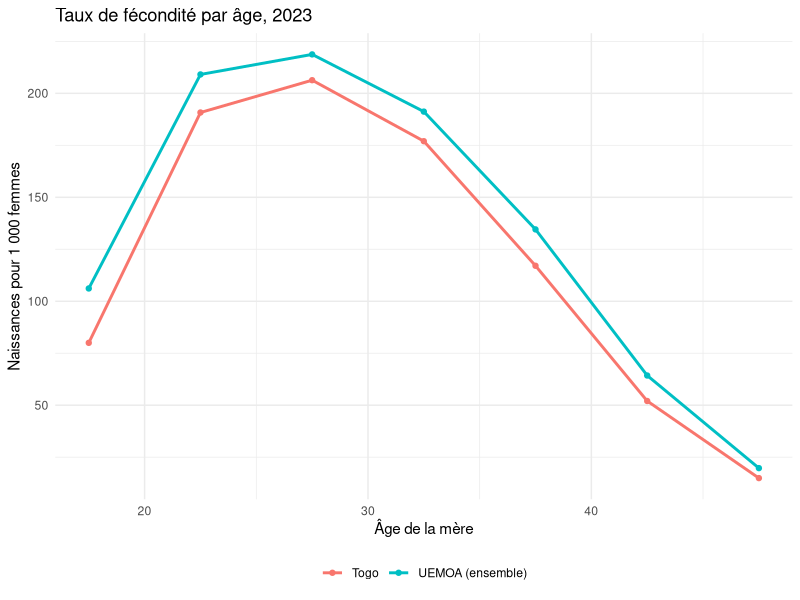
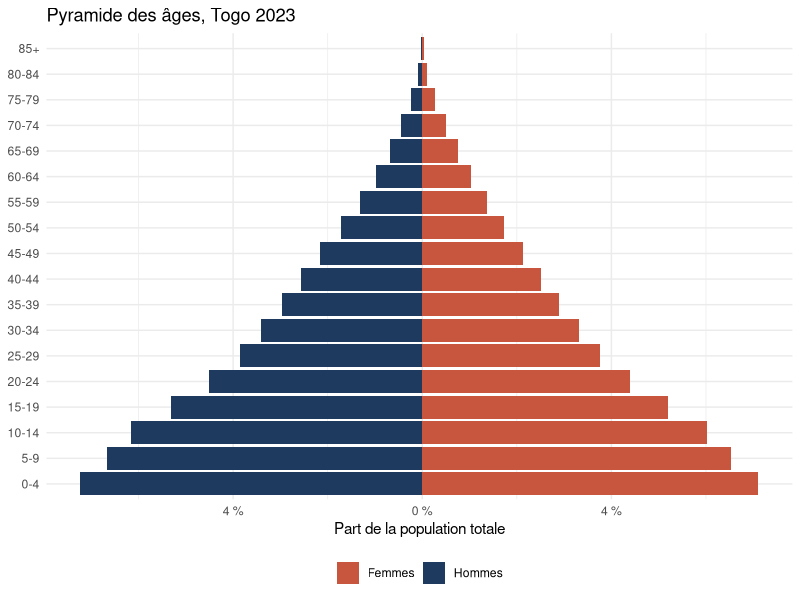

These figures' R source, in order:
## ---- chunk 1
knitr::opts_chunk$set(echo = TRUE, message = FALSE, warning = FALSE)
## ---- chunk 2
library(tidyverse)

# Choisissez votre pays : "Bénin", "Burkina Faso", "Côte d'Ivoire",
# "Guinée-Bissau", "Mali", "Niger", "Sénégal" ou "Togo"
mon_pays <- "Togo"
## ---- chunk 3
donnees <- read_csv("donnees/jour1_tableaux_uemoa_2023.csv")
officiel <- read_csv("donnees/wpp2024_uemoa_indicateurs.csv") %>%
  filter(annee == 2023)

mon_df <- donnees %>% filter(pays == mon_pays)
mon_df
## ---- chunk 4
mon_df %>%
  summarise(TBN = 1000 * sum(naissances) / sum(pop_hommes + pop_femmes))
## ---- chunk 5
fecondite <- mon_df %>%
  filter(naissances > 0) %>%
  mutate(taux = naissances / pop_femmes) %>%
  select(groupe_age, age, naissances, pop_femmes, taux)

fecondite
## ---- chunk 6
fecondite %>%
  summarise(ISF = 5 * sum(taux),
            age_moyen_maternite = sum((age + 2.5) * taux) / sum(taux))
## ---- chunk 7
officiel %>% filter(pays == mon_pays) %>% select(pays, annee, isf)
## ---- chunk 8
uemoa_fec <- donnees %>%
  filter(naissances > 0) %>%
  group_by(age, groupe_age) %>%
  summarise(naissances = sum(naissances), pop_femmes = sum(pop_femmes), .groups = "drop") %>%
  mutate(taux = naissances / pop_femmes, pays = "UEMOA (ensemble)")

bind_rows(fecondite %>% mutate(pays = mon_pays), uemoa_fec) %>%
  ggplot(aes(x = age + 2.5, y = 1000 * taux, colour = pays)) +
  geom_line(linewidth = 1) +
  geom_point() +
  labs(x = "Âge de la mère", y = "Naissances pour 1 000 femmes", colour = NULL,
       title = "Taux de fécondité par âge, 2023") +
  theme_minimal() +
  theme(legend.position = "bottom")
## ---- chunk 9
table_mortalite <- function(df, a0 = 0.3, a1 = 1.5) {
  df %>%
    arrange(age) %>%
    mutate(
      pop   = pop_hommes + pop_femmes,
      deces = deces_hommes + deces_femmes,
      n     = lead(age) - age,                       # NA pour le groupe ouvert 85+
      mx    = deces / pop,
      ax    = case_when(age == 0 ~ a0,
                        age == 1 ~ a1,
                        TRUE     ~ n / 2),
      qx    = if_else(is.na(n), 1, n * mx / (1 + (n - ax) * mx)),
      lx    = 100000 * cumprod(lag(1 - qx, default = 1)),
      dx    = lx * qx,
      Lx    = if_else(is.na(n), lx / mx, n * (lx - dx) + ax * dx),
      Tx    = rev(cumsum(rev(Lx))),
      ex    = Tx / lx
    ) %>%
    select(groupe_age, age, n, pop, deces, mx, ax, qx, lx, dx, Lx, Tx, ex)
}

ma_table <- table_mortalite(mon_df)

ma_table %>%
  mutate(across(c(mx, qx), ~ round(.x, 5)),
         across(c(lx, dx, Lx, Tx), round),
         ex = round(ex, 1))
## ---- chunk 10
l <- setNames(ma_table$lx, ma_table$age)

tibble(
  e0               = ma_table$ex[1],
  q5_pour_1000     = 1000 * (1 - l[["5"]] / l[["0"]]),
  q45_15_pour_1000 = 1000 * (1 - l[["60"]] / l[["15"]])
)
## ---- chunk 11
officiel %>% filter(pays == mon_pays) %>% select(pays, annee, e0)
## ---- chunk 12
femmes <- mon_df %>% mutate(pop_hommes = 0, deces_hommes = 0)
hommes <- mon_df %>% mutate(pop_femmes = 0, deces_femmes = 0)

tibble(e0_femmes = table_mortalite(femmes)$ex[1],
       e0_hommes = table_mortalite(hommes)$ex[1])
## ---- chunk 13
pyramide <- mon_df %>%
  mutate(age5   = if_else(age < 5, 0, age),
         groupe = if_else(age < 5, "0-4", groupe_age)) %>%
  group_by(age5, groupe) %>%
  summarise(Hommes = sum(pop_hommes), Femmes = sum(pop_femmes), .groups = "drop") %>%
  pivot_longer(c(Hommes, Femmes), names_to = "sexe", values_to = "pop") %>%
  mutate(part = 100 * pop / sum(pop),
         part = if_else(sexe == "Hommes", -part, part))

ggplot(pyramide, aes(x = part, y = reorder(groupe, age5), fill = sexe)) +
  geom_col(width = 0.9) +
  scale_x_continuous(labels = ~ paste0(abs(.x), " %")) +
  scale_fill_manual(values = c(Hommes = "#1F3A5F", Femmes = "#C8553D")) +
  labs(x = "Part de la population totale", y = NULL, fill = NULL,
       title = paste("Pyramide des âges,", mon_pays, "2023")) +
  theme_minimal() +
  theme(legend.position = "bottom")
## ---- chunk 14
mon_df %>%
  mutate(pop = pop_hommes + pop_femmes,
         grand_groupe = case_when(age < 15  ~ "moins_15",
                                  age >= 65 ~ "plus_65",
                                  TRUE      ~ "15_64")) %>%
  group_by(grand_groupe) %>%
  summarise(pop = sum(pop)) %>%
  pivot_wider(names_from = grand_groupe, values_from = pop) %>%
  mutate(total              = moins_15 + `15_64` + plus_65,
         pct_moins_15       = 100 * moins_15 / total,
         pct_65_plus        = 100 * plus_65 / total,
         rapport_dependance = 100 * (moins_15 + plus_65) / `15_64`)
## ---- chunk 15
age_median <- function(df) {
  s <- df %>%
    mutate(age5 = if_else(age < 5, 0, age),
           pop  = pop_hommes + pop_femmes) %>%
    group_by(age5) %>%
    summarise(pop = sum(pop)) %>%
    mutate(cumul = cumsum(pop), cumul_avant = lag(cumul, default = 0))

  moitie <- sum(s$pop) / 2
  g <- s %>% filter(cumul >= moitie) %>% slice(1)
  g$age5 + 5 * (moitie - g$cumul_avant) / g$pop
}

age_median(mon_df)
## ---- chunk 16
uemoa_tab <- donnees %>%
  group_by(age, groupe_age) %>%
  summarise(across(pop_hommes:naissances, sum), .groups = "drop")

type <- uemoa_tab %>%
  mutate(pop     = pop_hommes + pop_femmes,
         deces   = deces_hommes + deces_femmes,
         m_uemoa = deces / pop,          # taux de mortalité par âge de l'UEMOA
         c_uemoa = pop / sum(pop)) %>%   # structure par âge de l'UEMOA
  select(age, m_uemoa, c_uemoa)
## ---- chunk 17
standardisation <- donnees %>%
  mutate(pop = pop_hommes + pop_femmes, deces = deces_hommes + deces_femmes) %>%
  group_by(pays) %>%
  mutate(m = deces / pop) %>%
  left_join(type, by = "age") %>%
  summarise(TBM             = 1000 * sum(deces) / sum(pop),
            TBM_standardise = 1000 * sum(m * c_uemoa),
            deces_attendus  = sum(m_uemoa * pop),
            ICM             = sum(deces) / deces_attendus) %>%
  mutate(across(where(is.numeric), ~ round(.x, 2)))

standardisation
## ---- chunk 18
decomposer_tbn <- function(df_a, df_b) {
  preparer <- function(df) {
    df %>% transmute(age,
                     w = pop_femmes / sum(pop_hommes + pop_femmes),
                     f = if_else(naissances > 0, naissances / pop_femmes, 0))
  }
  preparer(df_a) %>%
    inner_join(preparer(df_b), by = "age", suffix = c("_a", "_b")) %>%
    summarise(TBN_pays        = 1000 * sum(w_a * f_a),
              TBN_uemoa       = 1000 * sum(w_b * f_b),
              ecart           = TBN_pays - TBN_uemoa,
              effet_structure = 1000 * sum((w_a - w_b) * (f_a + f_b) / 2),
              effet_fecondite = 1000 * sum((f_a - f_b) * (w_a + w_b) / 2))
}

decomposer_tbn(mon_df, uemoa_tab)
## ---- chunk 19
donnees %>%
  group_by(pays) %>%
  group_modify(~ decomposer_tbn(.x, uemoa_tab)) %>%
  ungroup() %>%
  mutate(across(where(is.numeric), ~ round(.x, 2)))
## ---- chunk 20
calculer_indicateurs <- function(df) {
  lt  <- table_mortalite(df)
  pop <- sum(lt$pop)
  fec <- df %>% filter(naissances > 0) %>% mutate(taux = naissances / pop_femmes)
  p15 <- sum(lt$pop[lt$age < 15])
  p65 <- sum(lt$pop[lt$age >= 65])
  l   <- setNames(lt$lx, lt$age)

  tibble(
    population_millions = pop / 1e6,
    TBN                 = 1000 * sum(df$naissances) / pop,
    TBM                 = 1000 * sum(lt$deces) / pop,
    ISF                 = 5 * sum(fec$taux),
    age_moyen_maternite = sum((fec$age + 2.5) * fec$taux) / sum(fec$taux),
    e0                  = lt$ex[1],
    q5_pour_1000        = 1000 * (1 - l[["5"]] / l[["0"]]),
    q45_15_pour_1000    = 1000 * (1 - l[["60"]] / l[["15"]]),
    pct_moins_15        = 100 * p15 / pop,
    pct_65_plus         = 100 * p65 / pop,
    rapport_dependance  = 100 * (p15 + p65) / (pop - p15 - p65),
    age_median          = age_median(df)
  )
}
## ---- chunk 21
# Les huit pays
par_pays <- donnees %>%
  group_by(pays) %>%
  group_modify(~ calculer_indicateurs(.x)) %>%
  ungroup()

# L'ensemble de l'UEMOA : on additionne d'abord les tableaux des huit pays
# (tableau uemoa_tab construit à l'étape 4)
uemoa <- uemoa_tab %>%
  calculer_indicateurs() %>%
  mutate(pays = "UEMOA (ensemble)")

synthese <- bind_rows(par_pays, uemoa) %>%
  mutate(across(where(is.numeric), ~ round(.x, 1)))

knitr::kable(synthese)

# Pour le travail en équipe
write_csv(synthese, "indicateurs_uemoa_2023.csv")
## ---- chunk 22
synthese %>%
  filter(pays != "UEMOA (ensemble)") %>%
  select(pays, ISF, e0, TBN, TBM) %>%
  arrange(desc(ISF))
